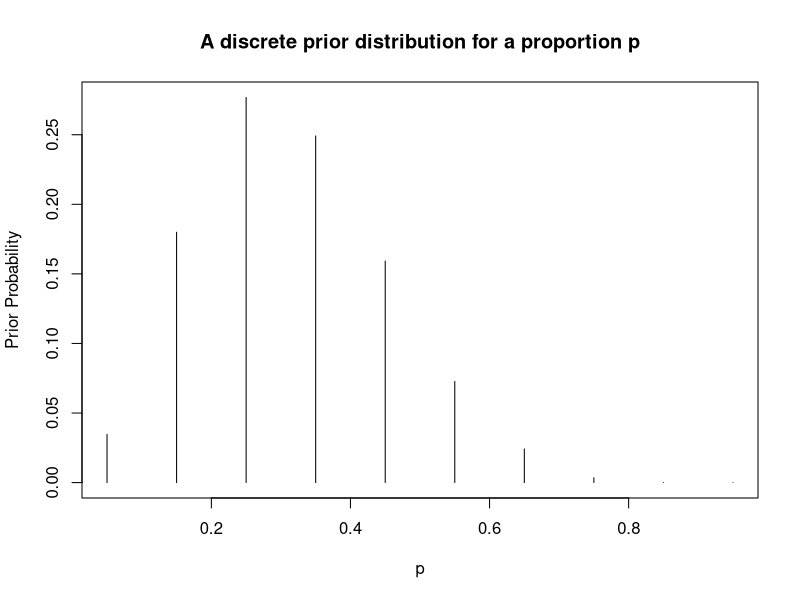
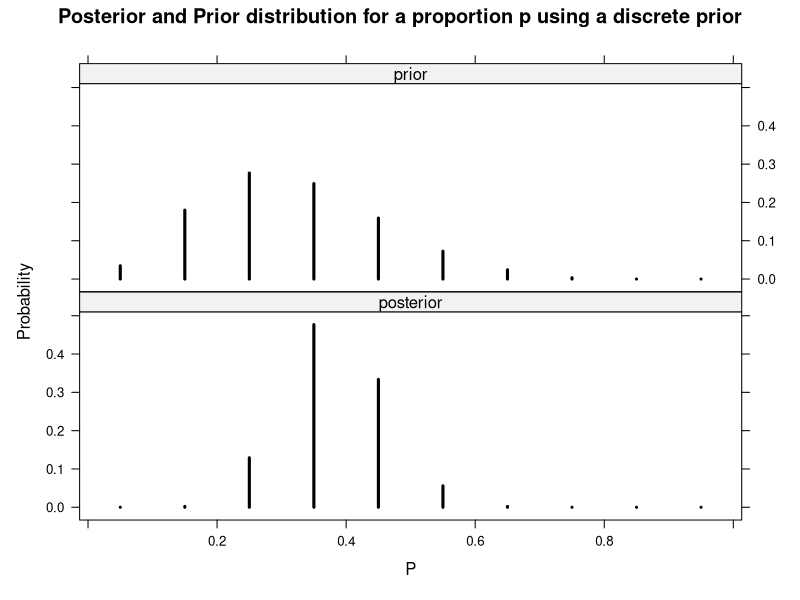
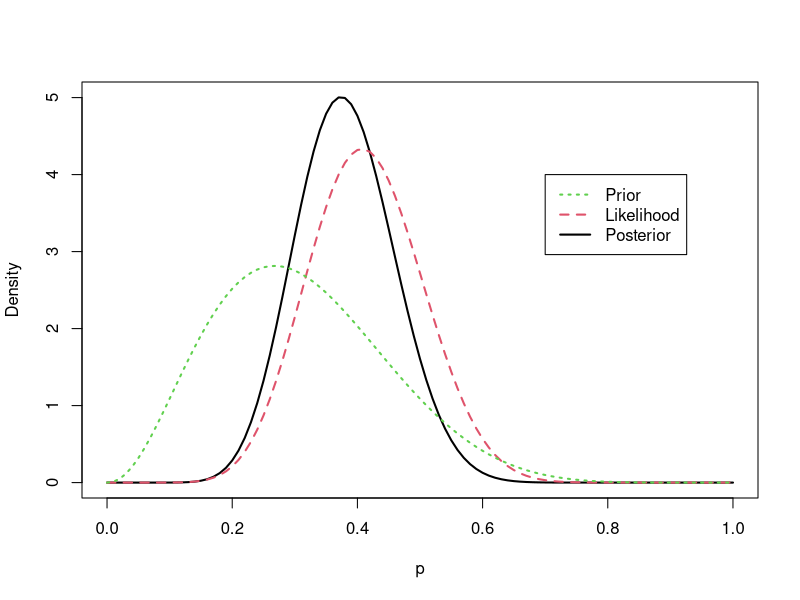
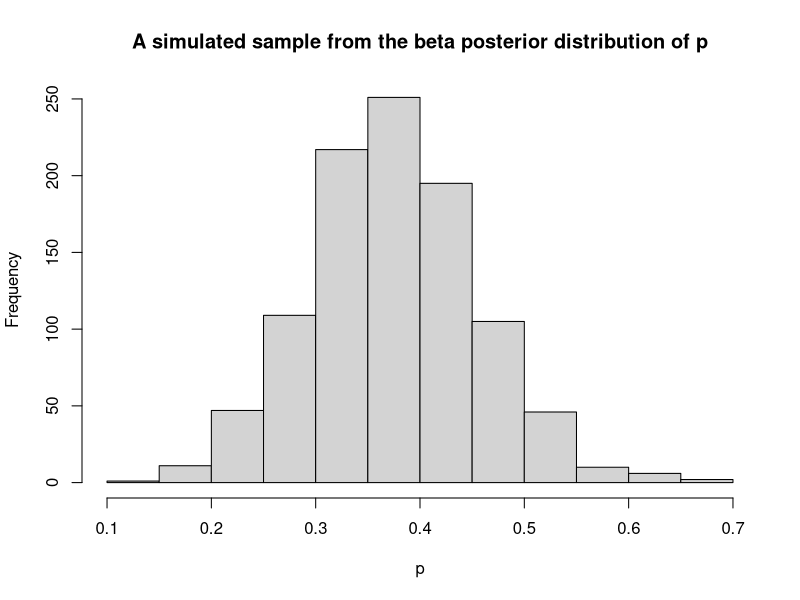
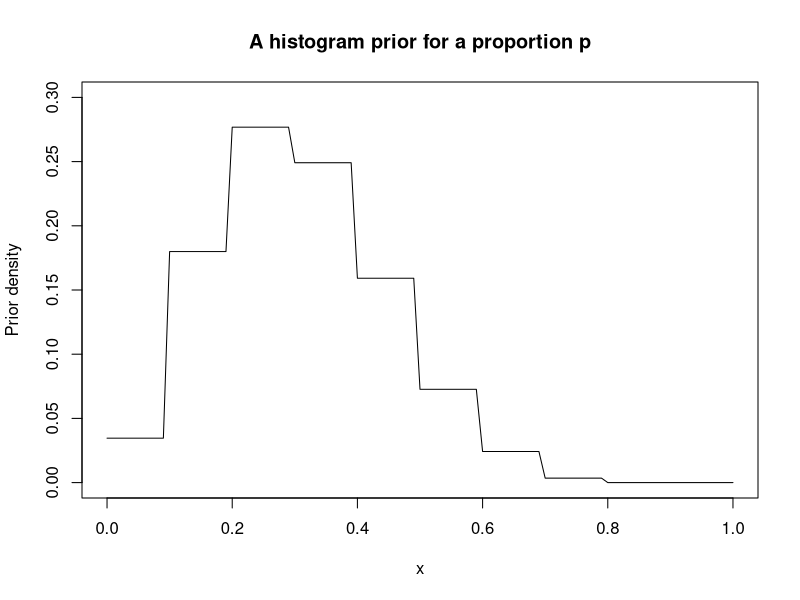
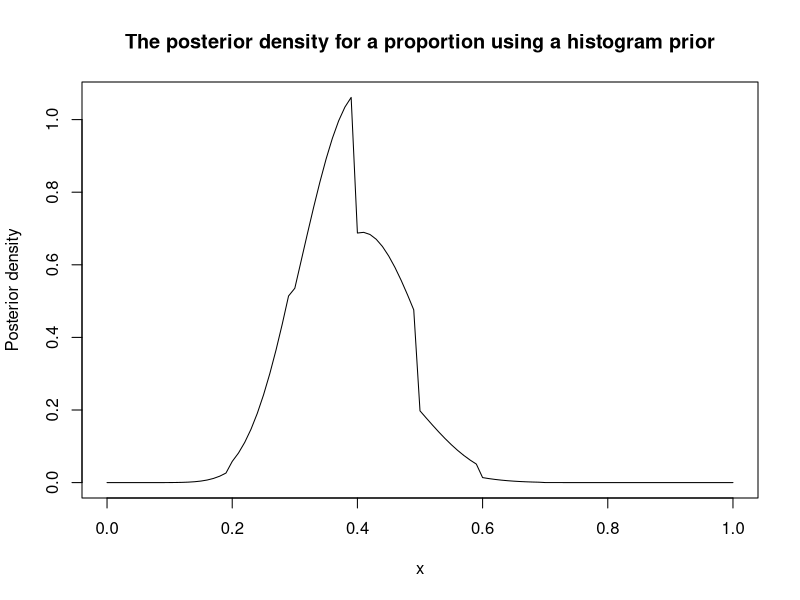
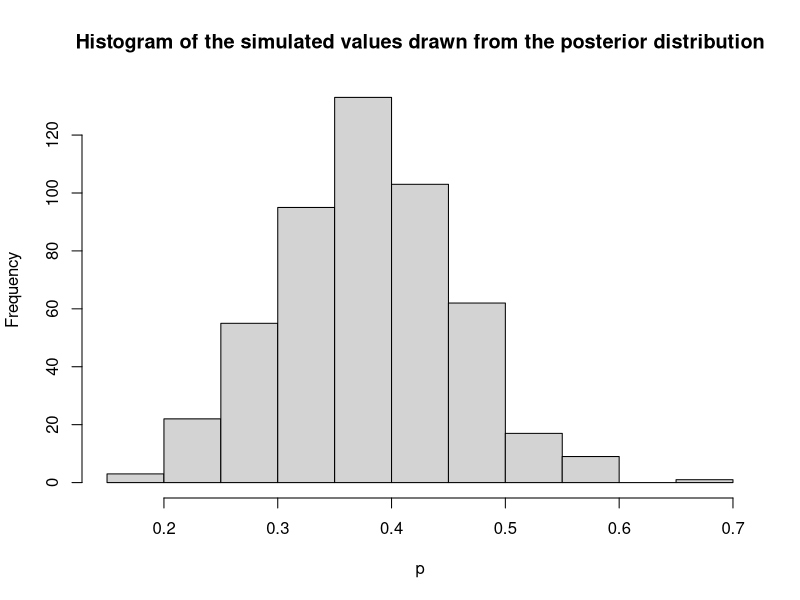
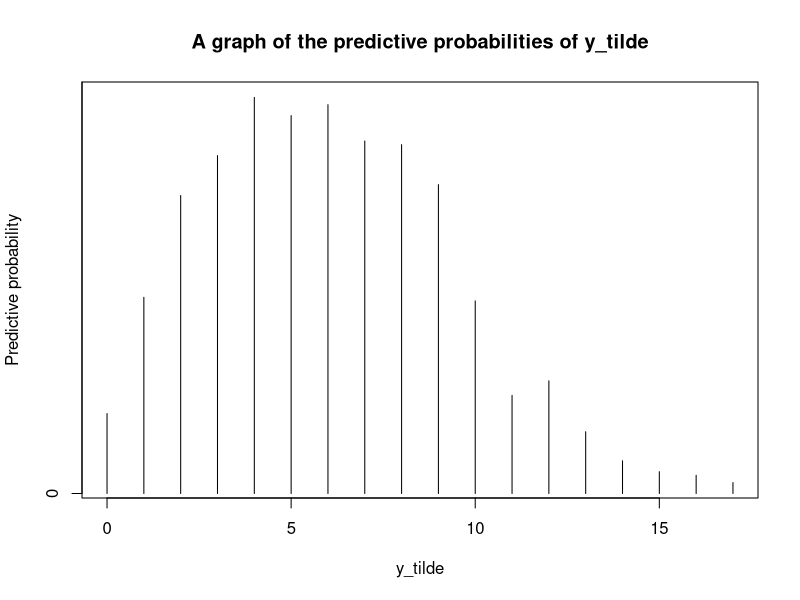

Write the R code that produced these figures, in order.
## ---- chunk 1
p <- seq(0.05, 0.95, by=0.1)
prior <- c(1, 5.2, 8, 7.2, 4.6, 2.1, 0.7, 0.1, 0, 0)
prior <- prior/sum(prior)  # normalizing
plot(p, prior, type="h", ylab="Prior Probability", main="A discrete prior distribution for a proportion p")
## ---- chunk 2
library(LearnBayes)  # for pdisc()
data <- c(11, 16)  # s=11, f=16
post <- pdisc(p, prior, data)
round(cbind(p, prior, post), 2)  # To display a table
## ---- chunk 3
library(lattice)
PRIOR <- data.frame("prior", p, prior)
POST <- data.frame("posterior", p, post)
names(PRIOR) <- c("Type", "P", "Probability")
names(POST) <- c("Type", "P", "Probability")
data <- rbind(PRIOR, POST)
xyplot(Probability~P|Type, data=data, layout=c(1,2), type="h", lwd=3, col="black", main="Posterior and Prior distribution for a proportion p using a discrete prior")
## ---- chunk 4
quantile1 <- list(p=0.5, x=0.3)  # the median
quantile2 <- list(p=0.9, x=0.5)  # the 90th percentile
beta.select(quantile1, quantile2)
## ---- chunk 5
# parameters for the prior
a <- 3.26  
b <- 7.19
# parameters for the likelihood
s <- 11  
f <- 16
curve(dbeta(x,a+s,b+f), from=0, to=1, xlab="p", ylab="Density", lty=1, col=1, lwd=2)  # The posterior
curve(dbeta(x,s+1,f+1), add=T, lty=2, col=2, lwd=2)  # The likelihood
curve(dbeta(x,a,b), add=T, lty=3, col=3, lwd=2)  # The prior
legend(0.7, 4, c("Prior", "Likelihood", "Posterior"), lty=c(3,2,1), col=c(3,2,1), lwd=c(2,2,2))
## ---- chunk 6
1-pbeta(0.5, a+s, b+f)
## ---- chunk 7
round(qbeta(c(0.05, 0.95), a+s, b+f),3)
## ---- chunk 8
ps <- rbeta(1000, a+s, b+f)  # simulated sample
hist(ps, xlab="p", main="A simulated sample from the beta posterior distribution of p")
## ---- chunk 9
sum(ps >= 0.5)/1000  # dividing it by the total number of samples to obtain the probability
## ---- chunk 10
quantile(ps, c(0.05, 0.95))
## ---- chunk 11
midpt <- seq(0.05, 0.95, by=0.1)  # the midpoints of the intervals
prior <- c(1, 5.2, 8, 7.2, 4.6, 2.1, 0.7, 0.1, 0, 0)  # the prior weights
prior <- prior/sum(prior)  # normalizing to obtain the probabilities
curve(histprior(x, midpt, prior), from=0, to=1, ylab="Prior density", ylim=c(0,0.3), main="A histogram prior for a proportion p")
## ---- chunk 12
curve(histprior(x, midpt, prior)*dbeta(x, s+1, f+1),  # computing the product to obtain the posterior
      from=0, to=1, ylab="Posterior density", main="The posterior density for a proportion using a histogram prior")
## ---- chunk 13
p <- seq(0, 1, length=500)  # equally spaced grid of values of the proportion
post <- histprior(p, midpt, prior)*dbeta(p, s+1, f+1)  # computing the product to obtain the posterior
post <- post/sum(post)  # normalizing the grid to obtain the probabilities
## ---- chunk 14
ps <- sample(p, replace=T, prob=post)
## ---- chunk 15
hist(ps, xlab="p", main="Histogram of the simulated values drawn from the posterior distribution")
## ---- chunk 16
library(LearnBayes)  # for pdiscp()
p <- seq(0.05, 0.95, by=0.1)  # a vector of proportion values
prior <- c(1, 5.2, 8, 7.2, 4.6, 2.1, 0.7, 0.1, 0, 0)  # a vector of current weights
prior <- prior/sum(prior)  # normalizing to obtain probabilities
m <- 20  # future sample size
ys <- 0:20  # a vector of numbers of successes of interest
pred <- pdiscp(p, prior, m, ys)
round(cbind(0:20,pred), 3)
## ---- chunk 17
ab <- c(3.26, 7.19)  # vector of beta parameters a and b
m <- 20  # future sample size
ys <- 0:20  # vector of numbers of successess \tilde{y}
pred <- pbetap(ab, m, ys)
pred
## ---- chunk 18
p <- rbeta(1000, 3.26, 7.19)
## ---- chunk 19
y_tilde <- rbinom(1000, 20, p)
## ---- chunk 20
table(y_tilde)
## ---- chunk 21
sum(y_tilde == 18); sum(y_tilde == 19); sum(y_tilde == 20)
## ---- chunk 22
freq <- table(y_tilde)  # saving the frequencies of y_tilde
y_tildes <- as.integer(names(freq))  # a vector of each number of y_tildes
predprob <- freq/sum(freq)  # normalizing the frequencies to obtain probabilities
plot(y_tildes, predprob, type="h", xlab="y_tilde", ylab="Predictive probability", main="A graph of the predictive probabilities of y_tilde")
## ---- chunk 23
dist <- cbind(y_tildes, predprob)
dist
## ---- chunk 24
covprob <- 0.9  # since we wish to get an interval that covers at least 90% of the probability
discint(dist, covprob)
